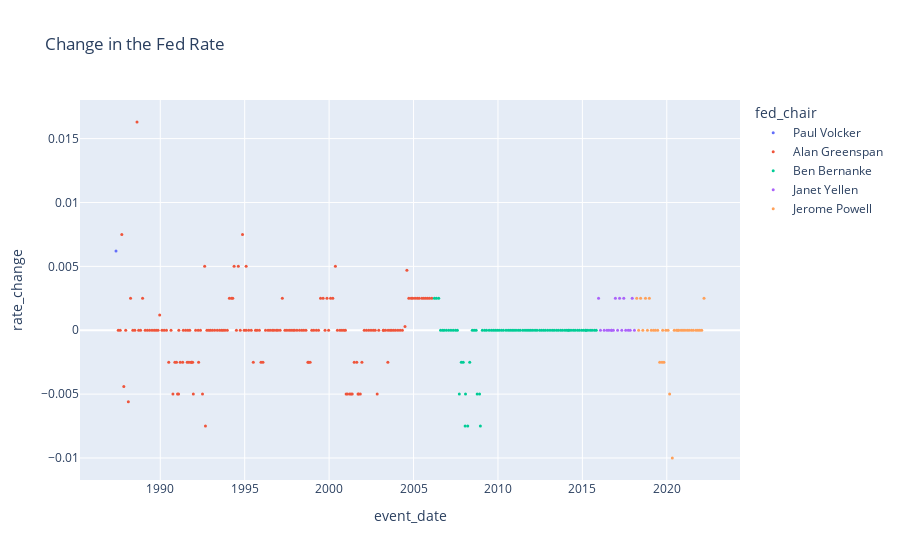

Write notebook code for a chart like this one.
### Code cell
fig = px.scatter(data_frame=decision_df, 
                x='event_date', y='rate_change', 
                color="fed_chair", 
                title='Change in the Fed Rate',   
            )

fig.update_traces(marker_size=3)

fig.show()

### Figure 1 — Plotly figure (JSON) as saved in the notebook; plotly's stock layout.template omitted (floating-point values rounded to 4 significant figures; data arrays with more than 128 entries replaced by an {"elided": "..."} marker saying what was removed)
{"data": [{"hovertemplate": "fed_chair=Paul Volcker<br>event_date=%{x}<br>rate_change=%{y}<extra></extra>", "legendgroup": "Paul Volcker", "marker": {"color": "#636efa", "size": 3, "symbol": "circle"}, "mode": "markers", "name": "Paul Volcker", "orientation": "v", "showlegend": true, "type": "scatter", "x": ["1987-05-19T00:00:00"], "xaxis": "x", "y": [0.0062], "yaxis": "y"}, {"hovertemplate": "fed_chair=Alan Greenspan<br>event_date=%{x}<br>rate_change=%{y}<extra></extra>", "legendgroup": "Alan Greenspan", "marker": {"color": "#EF553B", "size": 3, "symbol": "circle"}, "mode": "markers", "name": "Alan Greenspan", "orientation": "v", "showlegend": true, "type": "scatter", "x": {"elided": "166 str values"}, "xaxis": "x", "y": {"elided": "166 float values"}, "yaxis": "y"}, {"hovertemplate": "fed_chair=Ben Bernanke<br>event_date=%{x}<br>rate_change=%{y}<extra></extra>", "legendgroup": "Ben Bernanke", "marker": {"color": "#00cc96", "size": 3, "symbol": "circle"}, "mode": "markers", "name": "Ben Bernanke", "orientation": "v", "showlegend": true, "type": "scatter", "x": ["2006-03-28T00:00:00", "2006-05-10T00:00:00", "2006-06-29T00:00:00", "2006-08-08T00:00:00", "2006-09-20T00:00:00", "2006-10-25T00:00:00", "2006-12-12T00:00:00", "2007-01-31T00:00:00", "2007-03-21T00:00:00", "2007-05-09T00:00:00", "2007-06-28T00:00:00", "2007-08-07T00:00:00", "2007-09-18T00:00:00", "2007-10-31T00:00:00", "2007-12-11T00:00:00", "2008-01-22T00:00:00", "2008-01-30T00:00:00", "2008-03-18T00:00:00", "2008-04-30T00:00:00", "2008-06-25T00:00:00", "2008-08-05T00:00:00", "2008-09-16T00:00:00", "2008-10-08T00:00:00", "2008-11-29T00:00:00", "2008-12-16T00:00:00", "2009-01-28T00:00:00", "2009-03-18T00:00:00", "2009-04-29T00:00:00", "2009-06-24T00:00:00", "2009-08-12T00:00:00", "2009-09-23T00:00:00", "2009-11-04T00:00:00", "2009-12-16T00:00:00", "2010-01-27T00:00:00", "2010-03-16T00:00:00", "2010-04-28T00:00:00", "2010-06-23T00:00:00", "2010-08-10T00:00:00", "2010-09-21T00:00:00", "2010-11-03T00:00:00", "2010-12-14T00:00:00", "2011-01-26T00:00:00", "2011-03-15T00:00:00", "2011-04-27T00:00:00", "2011-06-22T00:00:00", "2011-08-09T00:00:00", "2011-09-21T00:00:00", "2011-11-02T00:00:00", "2011-12-13T00:00:00", "2012-01-25T00:00:00", "2012-03-13T00:00:00", "2012-04-25T00:00:00", "2012-06-20T00:00:00", "2012-08-01T00:00:00", "2012-09-13T00:00:00", "2012-10-24T00:00:00", "2012-12-12T00:00:00", "2013-01-30T00:00:00", "2013-03-20T00:00:00", "2013-05-01T00:00:00", "2013-06-19T00:00:00", "2013-07-31T00:00:00", "2013-09-18T00:00:00", "2013-10-30T00:00:00", "2013-12-18T00:00:00", "2014-01-29T00:00:00", "2014-03-04T00:00:00", "2014-03-19T00:00:00", "2014-04-30T00:00:00", "2014-06-18T00:00:00", "2014-07-30T00:00:00", "2014-09-17T00:00:00", "2014-10-29T00:00:00", "2014-12-17T00:00:00", "2015-01-28T00:00:00", "2015-03-16T00:00:00", "2015-03-18T00:00:00", "2015-04-29T00:00:00", "2015-06-17T00:00:00", "2015-07-29T00:00:00", "2015-09-17T00:00:00", "2015-10-28T00:00:00"], "xaxis": "x", "y": [0.0025, 0.0025, 0.0025, 0, 0, 0, 0, 0, 0, 0, 0, 0, -0.005, -0.0025, -0.0025, -0.0075, -0.005, -0.0075, -0.0025, 0, 0, 0, -0.005, -0.005, -0.0075, 0, 0, 0, 0, 0, 0, 0, 0, 0, 0, 0, 0, 0, 0, 0, 0, 0, 0, 0, 0, 0, 0, 0, 0, 0, 0, 0, 0, 0, 0, 0, 0, 0, 0, 0, 0, 0, 0, 0, 0, 0, 0, 0, 0, 0, 0, 0, 0, 0, 0, 0, 0, 0, 0, 0, 0, 0], "yaxis": "y"}, {"hovertemplate": "fed_chair=Janet Yellen<br>event_date=%{x}<br>rate_change=%{y}<extra></extra>", "legendgroup": "Janet Yellen", "marker": {"color": "#ab63fa", "size": 3, "symbol": "circle"}, "mode": "markers", "name": "Janet Yellen", "orientation": "v", "showlegend": true, "type": "scatter", "x": ["2015-12-17T00:00:00", "2016-01-27T00:00:00", "2016-04-16T00:00:00", "2016-06-15T00:00:00", "2016-07-27T00:00:00", "2016-09-21T00:00:00", "2016-09-21T00:00:00", "2016-11-02T00:00:00", "2016-12-15T00:00:00", "2017-02-01T00:00:00", "2017-03-16T00:00:00", "2017-05-03T00:00:00", "2017-06-15T00:00:00", "2017-07-26T00:00:00", "2017-09-20T00:00:00", "2017-11-01T00:00:00", "2017-12-14T00:00:00", "2018-01-31T00:00:00"], "xaxis": "x", "y": [0.0025, 0, 0, 0, 0, 0, 0, 0, 0.0025, 0, 0.0025, 0, 0.0025, 0, 0, 0, 0.0025, 0], "yaxis": "y"}, {"hovertemplate": "fed_chair=Jerome Powell<br>event_date=%{x}<br>rate_change=%{y}<extra></extra>", "legendgroup": "Jerome Powell", "marker": {"color": "#FFA15A", "size": 3, "symbol": "circle"}, "mode": "markers", "name": "Jerome Powell", "orientation": "v", "showlegend": true, "type": "scatter", "x": ["2018-03-22T00:00:00", "2018-05-02T00:00:00", "2018-06-14T00:00:00", "2018-08-01T00:00:00", "2018-09-27T00:00:00", "2018-11-08T00:00:00", "2018-12-20T00:00:00", "2019-01-30T00:00:00", "2019-03-20T00:00:00", "2019-05-01T00:00:00", "2019-06-19T00:00:00", "2019-08-01T00:00:00", "2019-09-19T00:00:00", "2019-10-04T00:00:00", "2019-10-31T00:00:00", "2019-12-11T00:00:00", "2020-01-29T00:00:00", "2020-03-03T00:00:00", "2020-04-29T00:00:00", "2020-06-10T00:00:00", "2020-07-29T00:00:00", "2020-08-27T00:00:00", "2020-09-16T00:00:00", "2020-11-05T00:00:00", "2020-12-16T00:00:00", "2021-01-27T00:00:00", "2021-03-17T00:00:00", "2021-04-28T00:00:00", "2021-06-16T00:00:00", "2021-07-28T00:00:00", "2021-09-22T00:00:00", "2021-11-04T00:00:00", "2021-12-15T00:00:00", "2022-01-26T00:00:00", "2022-03-16T00:00:00"], "xaxis": "x", "y": [0.0025, 0, 0.0025, 0, 0.0025, 0, 0.0025, 0, 0, 0, 0, -0.0025, -0.0025, 0, -0.0025, 0, 0, -0.005, -0.01, 0, 0, 0, 0, 0, 0, 0, 0, 0, 0, 0, 0, 0, 0, 0, 0.0025], "yaxis": "y"}], "layout": {"autosize": true, "legend": {"title": {"text": "fed_chair"}, "tracegroupgap": 0}, "title": {"text": "Change in the Fed Rate"}, "xaxis": {"anchor": "y", "autorange": true, "domain": [0, 1], "range": ["1985-04-08 10:32:46.0036", "2024-04-24 13:27:13.9964"], "title": {"text": "event_date"}, "type": "date"}, "yaxis": {"anchor": "x", "autorange": true, "domain": [0, 1], "range": [-0.01202, 0.01832], "title": {"text": "rate_change"}, "type": "linear"}}}
